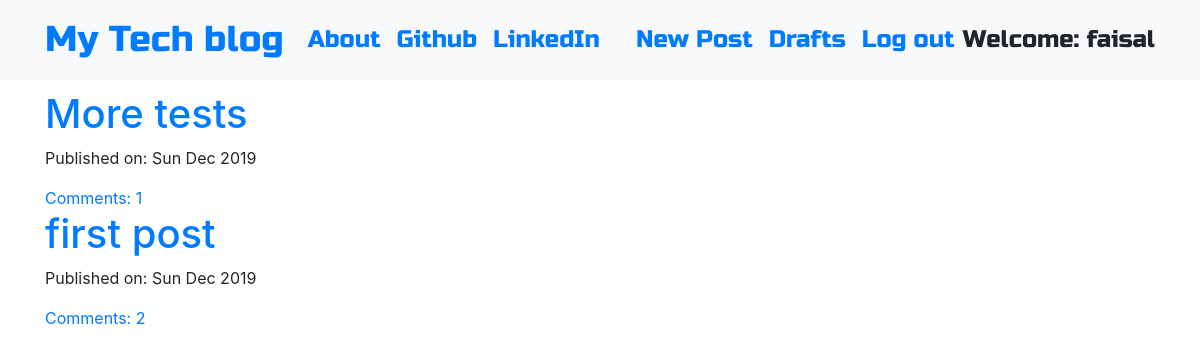
The app's page / (signed in) with its own data.
### blog/models.py (models this page shows, shortened)
class Post(models.Model):
    author = models.ForeignKey('auth.User',on_delete=models.CASCADE)
    title = models.CharField(max_length=200)
    text = models.TextField()
    created_date = models.DateTimeField(default=timezone.now)
    published_date = models.DateTimeField(blank=True, null=True)
    def approve_comments(self):
        return self.comments.filter(approved_comment=True)

### blog/views.py (the view)
# urls.py: path('',views.PostListView.as_view(),name='post_list'),
class PostListView(ListView):
    model = Post
    def get_queryset(self):
        return Post.objects.filter(published_date__lte=timezone.now()).order_by('-published_date')

### blog/templates/blog/post_list.html
{% extends 'blog/base.html' %}
{% block content %}
<div class="centerstage">
    {% for post in post_list %}
        <div class="post">
            <h1><a href="{% url 'post_detail' pk=post.pk %}">{{ post.title }}</a></h1>
            <div class="date">
                <p>Published on: {{ post.published_date|date:"D M Y"}}</p>
            </div>
            <a href="{% url 'post_detail' pk=post.pk %}">Comments: {{ post.approve_comments.count }}</a>
        </div>
    {% endfor %}
</div>
{% endblock %}

### blog/templates/blog/base.html (shortened to what this page needs)
<!DOCTYPE html>
{% load static %}
<html>
  <head>
    <link rel="stylesheet" href="https://stackpath.bootstrapcdn.com/bootstrap/4.1.3/css/bootstrap.min.css"
>
    <link rel="stylesheet" href="https://maxcdn.bootstrapcdn.com/bootstrap/3.3.7/css/bootstrap-theme.min.css">
    <link rel="stylesheet" href="//cdn.jsdelivr.net/medium-editor/latest/css/medium-editor.min.css" type="text/css" media="screen" charset="utf-8">
    <link rel="stylesheet" href="{% static 'css/blog.css' %}">
  </head>
  <body class='loader'>
    <nav class="navbar navbar-expand-lg bg-light techfont">
      <div class="container">
        <div class="navbar-nav align-items-center">
          <a class="navbar-brand bigbrand" href="{% url 'post_list' %}">My Tech blog</a>
          <a class="nav-item nav-link" href="{% url 'about' %}">About</a>
          <a class="nav-item nav-link" href="https://www.github.com">Github</a>
          <a class="nav-item nav-link" href="https://www.linkedin.com">LinkedIn</a>
        </div>
        <div class="navbar-nav align-items-center ml-auto">
          {% if user.is_authenticated %}
            <a class="nav-item nav-link" href="{% url 'post_new' %}">New Post</a>
            <a class="nav-item nav-link" href="{% url 'post_draft_list' %}">Drafts</a>
            <a class="nav-item nav-link" href="{% url 'logout' %}">Log out</a>
            <a >Welcome: {{ user.username }}</a>
          {% else %}
            <a class="nav-item nav-link" href="{% url 'login' %}" aria-label="Login">
              <span class="fa fa-user" aria-hidden="true"></span></a>
          {% endif %}
        </div>
      </div>
    </nav>
          <div class="content container">
              <div class="row">
                  <div class="col-md-8">
                    <div class="blog_posts">
                      {% block content %}
                      {% endblock %}
                    </div>
                  </div>
              </div>
          </div>
  </body>
</html>

### blog/static/css/blog.css (style rules this page uses)
.techfont { font-family: 'Russo One', sans-serif; font-size: 1.5em; margin-bottom: 10px; }
.centerstage { margin-left: auto; margin-right: auto; }
.bigbrand { font-size: 1.5em; }
.loader { filter:hue-rotate(0deg); color: linear-gradient(45deg,#0f8,#08f); animation:hue 5000ms infinite linear; }

### records on screen
Post: title "More tests", published_date "Sun Dec 2019", approve_comments.count "1"
Post: title "first post", published_date "Sun Dec 2019", approve_comments.count "2"

### other values on screen
{{ user.username }} "faisal"
